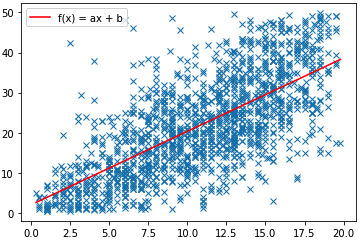

This chart was generated by the following Python code:
# COMMENTS: This script plots the mean of the scatter plot of the data.

import numpy as np
import matplotlib.pyplot as plt

xy_data = np.loadtxt("data1.txt")

x=xy_data[0]
y=xy_data[1]

xx = x * x
xy = x * y

a = (np.mean(xy)-(np.mean(x)*np.mean(y)))/(np.mean(xx)-(np.mean(x)**2))

b = np.mean(y)- a * (np.mean(x))

xmin = np.min(x)
xmax = np.max(x)
ymin = a*xmin+b
ymax = a*xmax+b

plt.figure()
plt.plot(x, y, linestyle='none', marker='x')
plt.plot([xmin,xmax],[ymin,ymax], label='f(x) = ax + b' , c='red')
plt.legend()                                  
fig.show()
